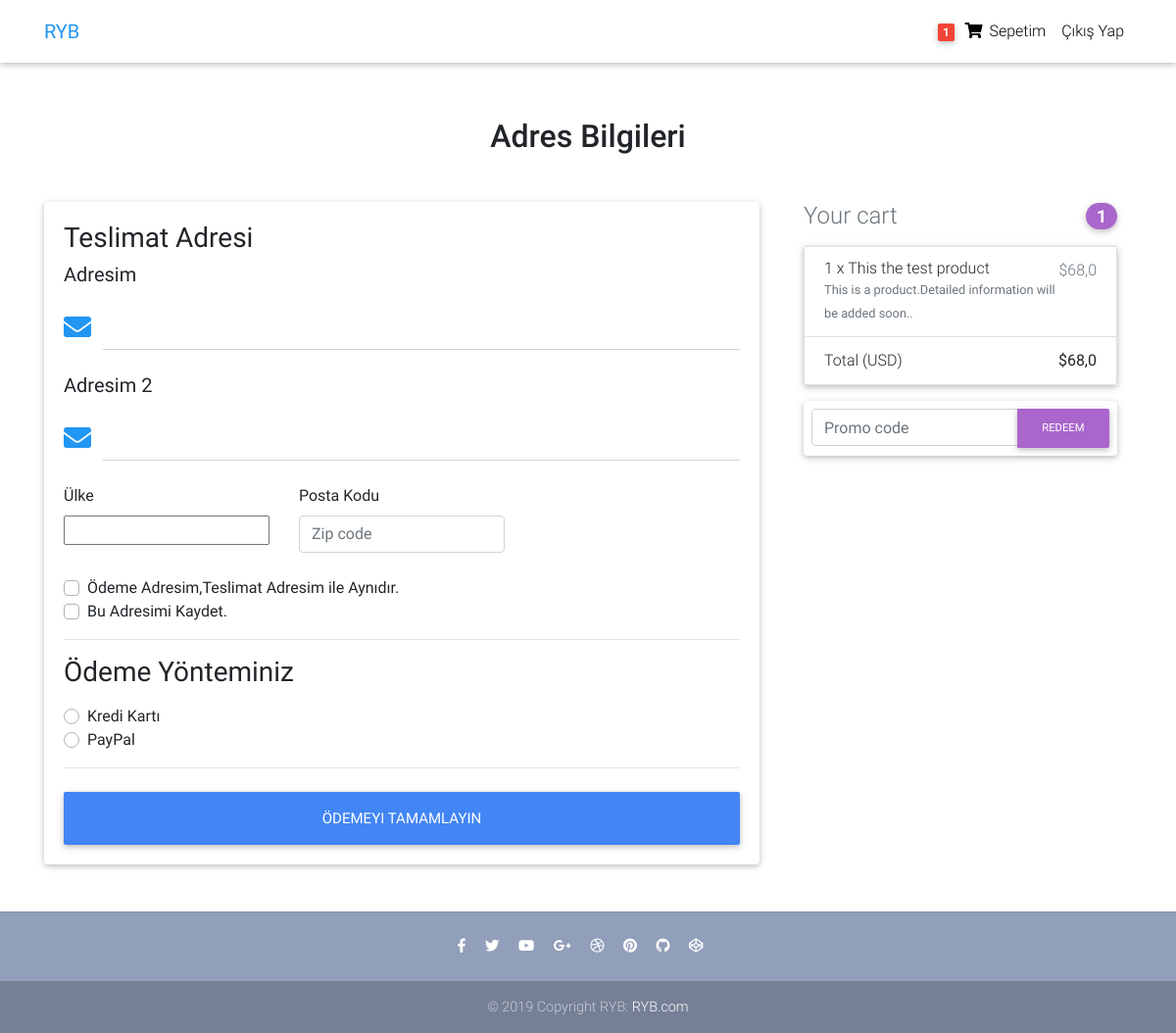
/checkout/ (signed in), run on the app's committed database.
### core/models.py (models this page shows, shortened)
class Order(models.Model):
    user = models.ForeignKey(settings.AUTH_USER_MODEL,
                             on_delete=models.CASCADE)
    ref_code = models.CharField(max_length=20, blank=True, null=True)
    items = models.ManyToManyField(OrderItem)
    start_date = models.DateTimeField(auto_now_add=True)
    ordered_date = models.DateTimeField()
    ordered = models.BooleanField(default=False)
    shipping_address = models.ForeignKey(
        'Address', related_name='shipping_address', on_delete=models.SET_NULL, blank=True, null=True)
    billing_address = models.ForeignKey(
        'Address', related_name='billing_address', on_delete=models.SET_NULL, blank=True, null=True)
    payment = models.ForeignKey(
        'Payment', on_delete=models.SET_NULL, blank=True, null=True)
    coupon = models.ForeignKey(
        'Coupon', on_delete=models.SET_NULL, blank=True, null=True)
    being_delivered = models.BooleanField(default=False)
    received = models.BooleanField(default=False)
    refund_requested = models.BooleanField(default=False)
    refund_granted = models.BooleanField(default=False)
    '''
    1. Item added to cart
    2. Adding a billing address
    (Failed checkout)
    3. Payment
    (Preprocessing, processing, packaging etc.)
    4. Being delivered
    5. Received
    6. Refunds
    '''
    def get_total(self):
        total = 0
        for order_item in self.items.all():
            total += order_item.get_final_price()
        if self.coupon:
            total -= self.coupon.amount
        return total

class OrderItem(models.Model):
    user = models.ForeignKey(settings.AUTH_USER_MODEL,
                             on_delete=models.CASCADE)
    ordered = models.BooleanField(default=False)
    item = models.ForeignKey(Item, on_delete=models.CASCADE)
    quantity = models.IntegerField(default=1)
    def get_total_discount_item_price(self):
        return self.quantity * self.item.discount_price
    def get_final_price(self):
        if self.item.discount_price:
            return self.get_total_discount_item_price()
        return self.get_total_item_price()

class Item(models.Model):
    title = models.CharField(max_length=100)
    price = models.FloatField()
    discount_price = models.FloatField(blank=True, null=True)
    category = models.CharField(choices=CATEGORY_CHOICES, max_length=2)
    label = models.CharField(choices=LABEL_CHOICES, max_length=1)
    slug = models.SlugField()
    description = models.TextField()
    image = models.ImageField()

### core/views.py (the view, shortened to what this page needs)
# urls.py: path('checkout/', CheckoutView.as_view(), name='checkout'),
class CheckoutView(View):
    def get(self, *args, **kwargs):
        try:
            order = Order.objects.get(user=self.request.user, ordered=False)
            form = CheckoutForm()
            context = {
                'form': form,
                'couponform': CouponForm(),
                'order': order,
                'DISPLAY_COUPON_FORM': True
            }
            shipping_address_qs = Address.objects.filter(
                user=self.request.user,
                address_type='S',
                default=True
            )
            if shipping_address_qs.exists():
                context.update(
                    {'default_shipping_address': shipping_address_qs[0]})
            billing_address_qs = Address.objects.filter(
                user=self.request.user,
                address_type='B',
                default=True
            )
            if billing_address_qs.exists():
                context.update(
                    {'default_billing_address': billing_address_qs[0]})
            return render(self.request, "checkout.html", context)
        except ObjectDoesNotExist:
            messages.info(self.request, "You do not have an active order")
            return redirect("core:checkout")

### core/forms.py
class CheckoutForm(forms.Form):
    shipping_address = forms.CharField(required=False)
    shipping_address2 = forms.CharField(required=False)
    shipping_country = CountryField(blank_label='(select country)').formfield(
        required=False,
        widget=CountrySelectWidget(attrs={
            'class': 'custom-select d-block w-100',
        }))
    shipping_zip = forms.CharField(required=False)
    billing_address = forms.CharField(required=False)
    billing_address2 = forms.CharField(required=False)
    billing_country = CountryField(blank_label='(select country)').formfield(
        required=False,
        widget=CountrySelectWidget(attrs={
            'class': 'custom-select d-block w-100',
        }))
    billing_zip = forms.CharField(required=False)
    same_billing_address = forms.BooleanField(required=False)
    set_default_shipping = forms.BooleanField(required=False)
    use_default_shipping = forms.BooleanField(required=False)
    set_default_billing = forms.BooleanField(required=False)
    use_default_billing = forms.BooleanField(required=False)
    payment_option = forms.ChoiceField(
        widget=forms.RadioSelect, choices=PAYMENT_CHOICES)

class CouponForm(forms.Form):
    code = forms.CharField(widget=forms.TextInput(attrs={
        'class': 'form-control',
        'placeholder': 'Promo code',
        'aria-label': 'Recipient\'s username',
        'aria-describedby': 'basic-addon2'
    }))

### core/templatetags/cart_template_tags.py (called while the page is built)
@register.filter
def cart_item_count(user):
    if user.is_authenticated:
        qs = Order.objects.filter(user=user, ordered=False)
        if qs.exists():
            return qs[0].items.count()
    return 0

### templates/checkout.html (shortened to what this page needs)
{% extends "base.html" %}
{% load crispy_forms_tags %}
{% block content %}
  <main >
    <div class="container wow fadeIn">
      <h2 class="my-5 h2 text-center">Adres Bilgileri</h2>
      <div class="row">
        <div class="col-md-8 mb-4">
          <div class="card">
            <form method="POST" class="card-body">
              <h3>Teslimat Adresi</h3>
              <h5>Adresim</h5>
              <div class='hideable_shipping_form'>
                <div class="md-form">
                  <i class="fa fa-envelope prefix blue-text"></i>
                  <input type='text' id='shipping_address' class='form-control'>
                </div>
                <h5> Adresim 2</h5>
                <div class="md-form">
                  <i class="fa fa-envelope prefix blue-text"></i>
                  <input type='text' id='shipping_address2' name='shipping_address2' class='form-control' />
                </div>
                <div class="row">
                  <div class="col-lg-4 col-md-12 mb-4">
                    <label for="country">Ülke</label>
                    {{ form.shipping_country }}
                  </div>
                  <div class="col-lg-4 col-md-6 mb-4">
                    <label for="shipping_zip">Posta Kodu</label>
                    <input type='text' placeholder='Zip code' id='shipping_zip' name='shipping_zip' class='form-control' />
                  </div>
                </div>
                <div class="custom-control custom-checkbox">
                  <label class="custom-control-label" for="same_billing_address">Ödeme Adresim,Teslimat Adresim ile Aynıdır.</label>
                </div>
                <div class="custom-control custom-checkbox">
                  <label class="custom-control-label" for="set_default_shipping">Bu Adresimi Kaydet.</label>
                </div>
              </div>
              <hr>
              <h3>Ödeme Yönteminiz</h3>
              <div class="d-block my-3">
                {% for value, name in form.fields.payment_option.choices %}
                <div class="custom-control custom-radio">
                  <label class="custom-control-label" for="{{ name }}">{{ name }}</label>
                </div>
                {% endfor %}
              </div>
              <hr class="mb-4">
              <button class="btn btn-primary btn-lg btn-block" type="submit">Ödemeyi Tamamlayın</button>
            </form>
          </div>
        </div>
        <div class="col-md-4 mb-4">
          {% include "order_snippet.html" %}
        </div>
      </div>
    </div>
  </main>
{% endblock content %}

### templates/navbar.html (shortened to what this page needs)
{% load cart_template_tags %}
<nav class="navbar fixed-top navbar-expand-lg navbar-light white scrolling-navbar">
    <div class="container">
      <a class="navbar-brand waves-effect" href="/">
        <strong class="blue-text">RYB</strong>
      </a>
      <div class="collapse navbar-collapse" id="navbarSupportedContent">
        <ul class="navbar-nav nav-flex-icons">
          {% if request.user.is_authenticated %}
          <li class="nav-item">
            <a href="{% url 'core:order-summary' %}" class="nav-link waves-effect">
              <span class="badge red z-depth-1 mr-1"> {{ request.user|cart_item_count }} </span>
              <i class="fas fa-shopping-cart"></i>
              <span class="clearfix d-none d-sm-inline-block"> Sepetim </span>
            </a>
          </li>
          <li class="nav-item">
            <a class="nav-link waves-effect" href="{% url 'account_logout' %}">
              <span class="clearfix d-none d-sm-inline-block"> Çıkış Yap </span>
            </a>
          </li>
          {% endif %}
        </ul>
      </div>
    </div>
  </nav>

### templates/order_snippet.html (shortened to what this page needs)
<div class="col-md-12 mb-4">
    <h4 class="d-flex justify-content-between align-items-center mb-3">
    <span class="text-muted">Your cart</span>
    <span class="badge badge-secondary badge-pill">{{ order.items.count }}</span>
    </h4>
    <ul class="list-group mb-3 z-depth-1">
    {% for order_item in order.items.all %}
    <li class="list-group-item d-flex justify-content-between lh-condensed">
        <div>
        <h6 class="my-0">{{ order_item.quantity }} x {{ order_item.item.title}}</h6>
        <small class="text-muted">{{ order_item.item.description}}</small>
        </div>
        <span class="text-muted">${{ order_item.get_final_price }}</span>
    </li>
    {% endfor %}
    <li class="list-group-item d-flex justify-content-between">
        <span>Total (USD)</span>
        <strong>${{ order.get_total }}</strong>
    </li>
    </ul>
    {% if DISPLAY_COUPON_FORM %}
    <form class="card p-2" action="{% url 'core:add-coupon' %}" method="POST">
        <div class="input-group">
            {{ couponform.code }}
            <div class="input-group-append">
            <button class="btn btn-secondary btn-md waves-effect m-0" type="submit">Redeem</button>
            </div>
        </div>
    </form>
    {% endif %}
</div>

### templates/base.html (style rules this page uses)
html, body, header, .carousel { height: 60vh; }

### data on the page
Order: items.count "1", get_total "68,0"
OrderItem: quantity "1", item "This the test product", item.description "This is a product.Detailed information will be added soon..", get_final_price "68,0"

### other printed values
{{ request.user|cart_item_count }} "1"
{{ name }} "Kredi Kartı" "PayPal"
